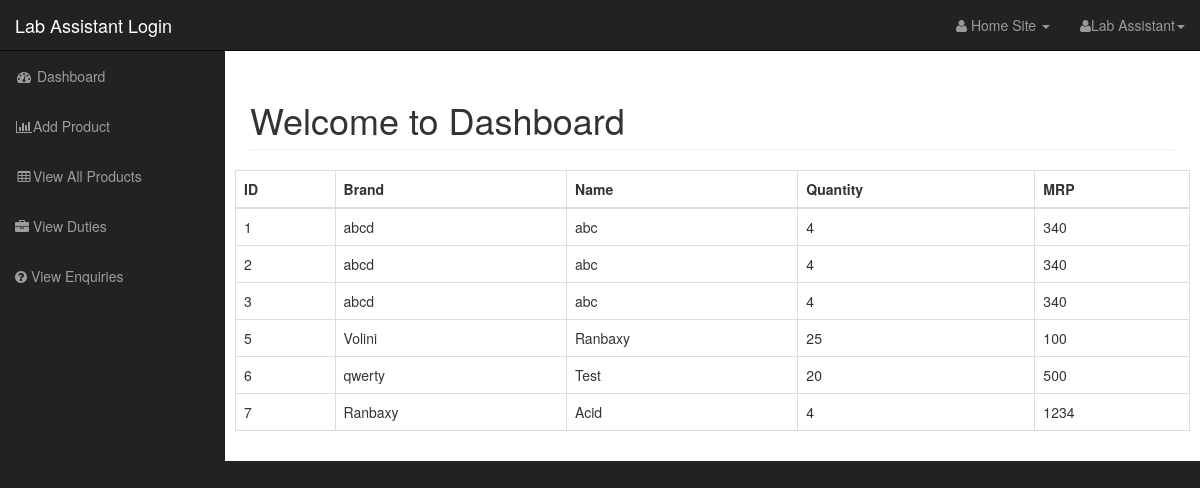
Screenshot of /lab_assistant/dashboard.php?source=view-products (signed in) with the database file from the repository.
### tables this page shows
CREATE TABLE `products` (
  `id` int(11) NOT NULL,
  `product_brand` varchar(255) NOT NULL,
  `product_name` varchar(255) NOT NULL,
  `product_qty` int(11) NOT NULL,
  `product_mrp` int(11) NOT NULL,
  `branch` varchar(255) NOT NULL,
  `belongs_to` varchar(255) NOT NULL
);

### lab_assistant/view-all-products.php (the view)
<form action="" method="POST">
 <table class="table table-bordered table-hover">
     <tr>
         <th>ID</th>
         <th>Brand</th>
         <th>Name</th>
         <th>Quantity</th>
         <th>MRP</th>
     </tr>
     <tbody>
         <?php
             $query = "SELECT * FROM products";
             $select_prod_query = mysqli_query($connection, $query);
             while($row = mysqli_fetch_assoc($select_prod_query)){
                 $product_id = $row['id'];
                 $product_name = $row['product_name'];
                 $product_brand = $row['product_brand'];
                 $product_est_mrp = $row['product_mrp'];
                 $product_quantity = $row['product_qty'];
                 echo "<tr>";
                     echo "<td>$product_id</td>";
                     echo "<td>$product_brand</td>";
                     echo "<td>$product_name</td>";
                     echo "<td>$product_quantity</td>";
                     echo "<td>$product_est_mrp</td>";
                 echo "</tr>";
             }
         ?>
     </tbody>
 </table>
 </form>

### lab_assistant/css/sb-admin.css (style rules this page uses)
body { margin-top: 100px; background-color: #222; }
@media (min-width:768px) { body { margin-top: 50px; } }

### rows the page displays
products: id "1", product_brand "abcd", product_name "abc", product_qty "4", product_mrp "340"
products: id "2", product_brand "abcd", product_name "abc", product_qty "4", product_mrp "340"
products: id "3", product_brand "abcd", product_name "abc", product_qty "4", product_mrp "340"
products: id "5", product_brand "Volini", product_name "Ranbaxy", product_qty "25", product_mrp "100"
products: id "6", product_brand "qwerty", product_name "Test", product_qty "20", product_mrp "500"
products: id "7", product_brand "Ranbaxy", product_name "Acid", product_qty "4", product_mrp "1234"
